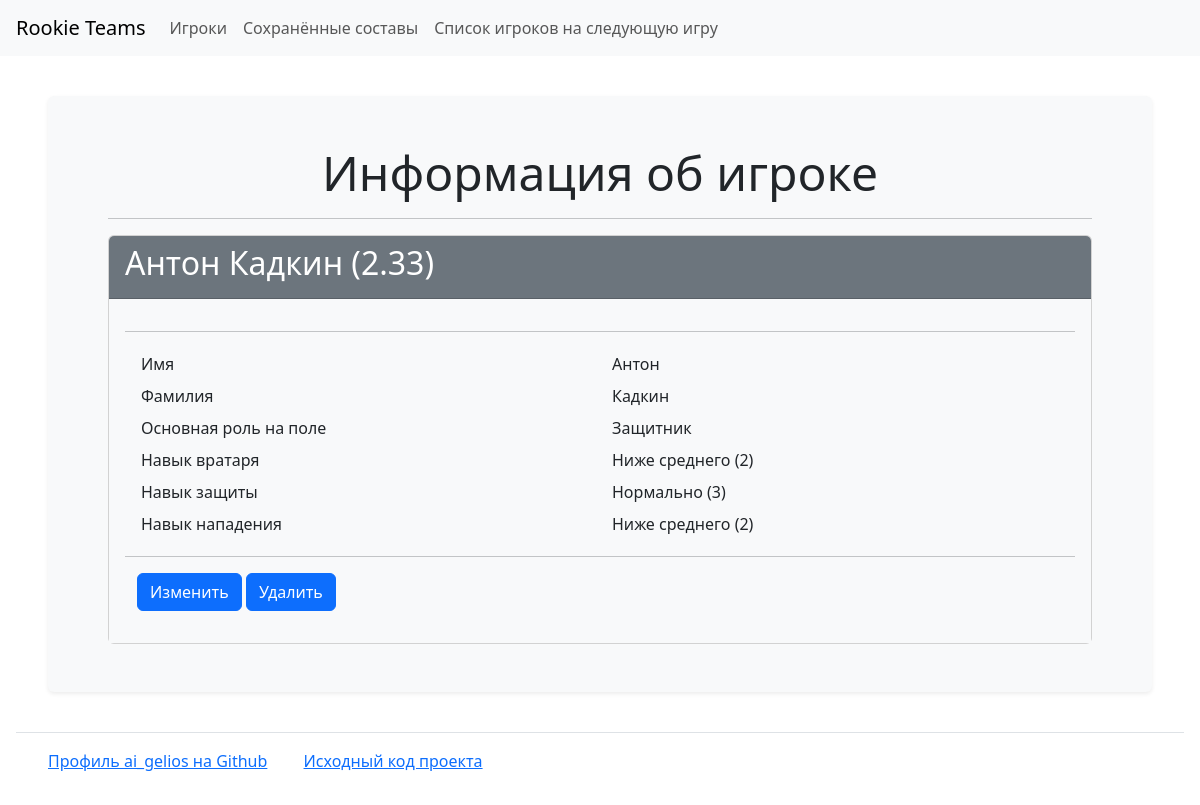
Page /players/2/ on the committed database.
### rooky_teams/players/models.py (models this page shows)
class Player(models.Model):
    first_name = models.CharField(
        max_length=64,
    )
    last_name = models.CharField(
        max_length=64,
    )
    role = models.ForeignKey(
        to=Role,
        on_delete=models.PROTECT,
        blank=False,
        null=False,
        related_name='role'
    )
    gk_skill = models.ForeignKey(
        to=SkillLevel,
        on_delete=models.PROTECT,
        blank=False,
        null=False,
        related_name='gk_skill'
    )
    def_skill = models.ForeignKey(
        to=SkillLevel,
        on_delete=models.PROTECT,
        blank=False,
        null=False,
        related_name='def_skill'
    )
    off_skill = models.ForeignKey(
        to=SkillLevel,
        on_delete=models.PROTECT,
        blank=False,
        null=False,
        related_name='off_skill'
    )
    @property
    def avg_skill(self):
        return round(sum((
            self.gk_skill.value,
            self.def_skill.value,
            self.off_skill.value,
        )) / 3, 2)
    def __str__(self):
        return f'{self.first_name} {self.last_name} ({self.avg_skill})'

### rooky_teams/skills/models.py (models this page shows)
class SkillLevel(models.Model):
    value = models.IntegerField()
    def __str__(self):
        return f'{TRANSLATED_NAMES.get(self.value)} ({self.value})'

### rooky_teams/roles/models.py (models this page shows)
class Role(models.Model):
    name = models.CharField(
        max_length=64,
        unique=True,
        blank=False,
    )
    def __str__(self):
        return ROLES.get(self.name)

### rooky_teams/players/views.py (the view)
# urls.py: path('<int:pk>/', PlayerDetailView.as_view(), name='player_details'),
class PlayerDetailView(DetailView):
    template_name = 'players/details.html'
    model = Player

### rooky_teams/templates/players/details.html
{% extends "home.html" %}
{% load i18n %}
{% block content %}
<main>
    <div class="container wrapper flex-grow-1">
        <h2 class="text-center display-5">{% translate "Player details" %}</h2>
        <hr>
        <div class="card">
            <div class="card-header bg-secondary text-white">
                <h2>{{ player }}</h2>
            </div>
            <div class="card-body bg-light">
                <hr>
                <div class="container">
                    <div class="row p-1">
                        <div class="col">{% translate 'First name' %}</div>
                        <div class="col">{{ player.first_name }}</div>
                    </div>
                    <div class="row p-1">
                        <div class="col">{% translate 'Last name' %}</div>
                        <div class="col">{{ player.last_name }}</div>
                    </div>
                    <div class="row p-1">
                        <div class="col">{% translate 'Role on the field' %}</div>
                        <div class="col">{{ player.role }}</div>
                    </div>
                    <div class="row p-1">
                        <div class="col">{% translate 'Goalkeeper skill' %}</div>
                        <div class="col">{{ player.gk_skill }}</div>
                    </div>
                    <div class="row p-1">
                        <div class="col">{% translate 'Defender skill' %}</div>
                        <div class="col">{{ player.def_skill }}</div>
                    </div>
                    <div class="row p-1">
                        <div class="col">{% translate 'Forward skill' %}</div>
                        <div class="col">{{ player.off_skill }}</div>
                    </div>
                </div>
                <hr>
                <div class="container">
                    <a class="btn btn-primary mb-3" href="{% url 'player_update' player.id %}">{% translate 'Update' %}</a>
                    <a class="btn btn-primary mb-3" href="{% url 'player_delete' player.id %}">{% translate 'Delete' %}</a>
                </div>
            </div>
        </div>
    </div>
</main>
{% endblock %}

### rows in the picture
Player: first_name+last_name+gk_skill "Антон Кадкин (2.33)", first_name "Антон", last_name "Кадкин", role "Защитник", gk_skill "Ниже среднего (2)", def_skill "Нормально (3)", off_skill "Ниже среднего (2)"
